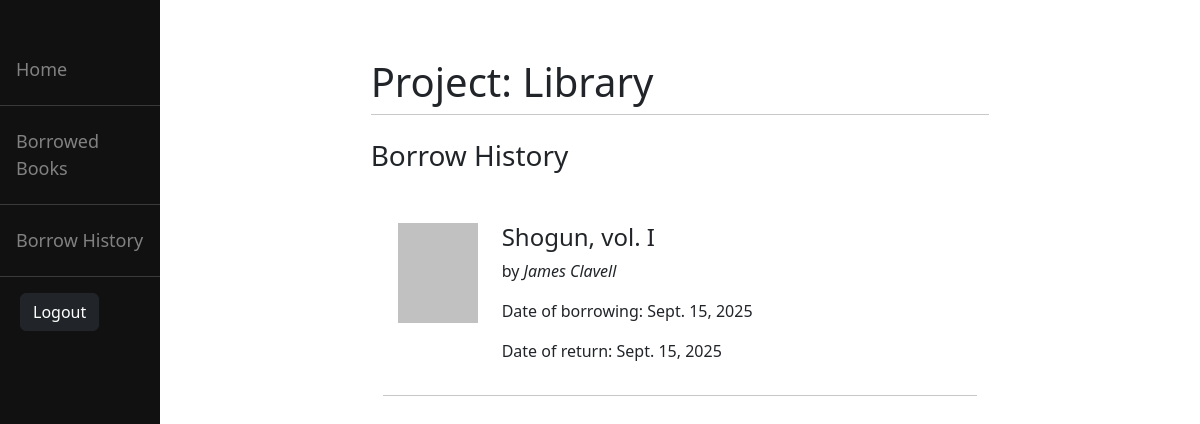
Page /library/history/ (signed in) on the earlier database version.
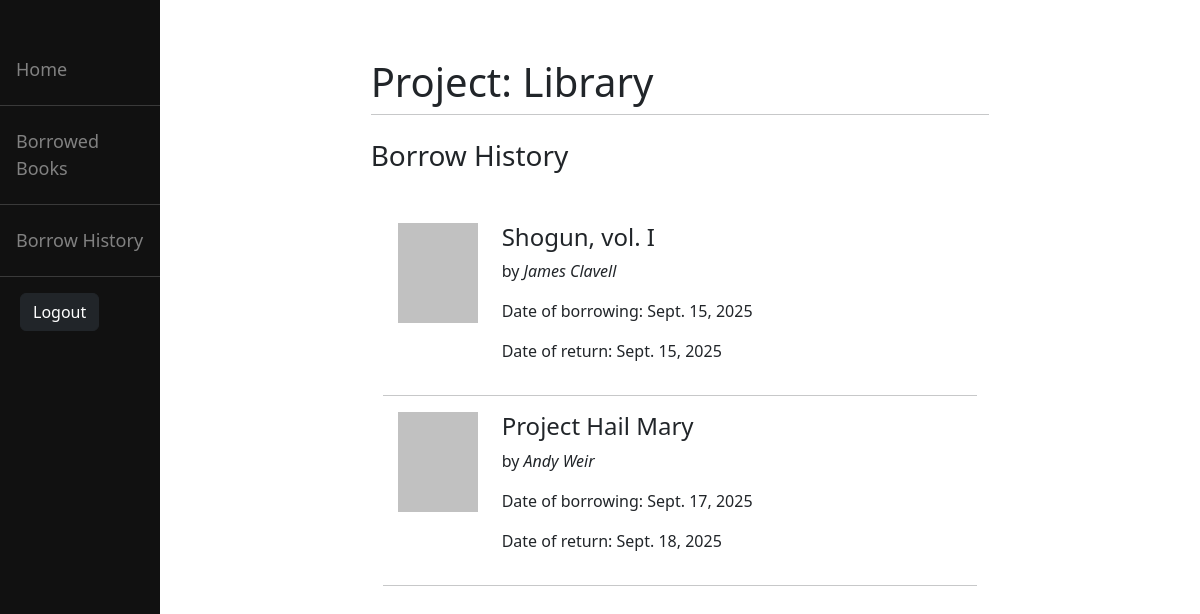
Same page on the later database version.
### library/models.py (models this page shows, shortened)
class BorrowRecord(models.Model):
    user = models.ForeignKey(CustomUser, on_delete=models.CASCADE)
    book = models.ForeignKey(Book, on_delete=models.CASCADE)
    date_of_borrowing = models.DateField(auto_now_add=True)
    due_date = models.DateField(null=True, blank=True)
    returned = models.BooleanField(default=False)
    date_of_return = models.DateField(null=True, blank=True)

class Book(models.Model):
    title = models.CharField(max_length=200)
    author = models.CharField(max_length=200)
    publisher = models.CharField(max_length=200)
    year_of_release = models.PositiveIntegerField(default=dt.now().year)
    serial_book_number = models.CharField(max_length=13)
    description = models.TextField(blank=True)
    no_copies = models.PositiveIntegerField(default=1)
    no_available = models.PositiveIntegerField(default=1)

### library/views.py (the view)
# urls.py: path('history/', views.history, name="history"),
@login_required
def history(request):
    if not request.user.is_approved:
        print("Your account is awaiting admin approval.")
        return redirect("pending")
    brs = request.user.borrowrecord_set.all()
    return render(request, "library/history.html", {"brs": brs})

### library/templates/library/history.html (shortened to what this page needs)
{% extends "library/base_library.html" %}
{% block content %}
    <h3 style="margin: 20px 0 50px 0;"> Borrow History </h3>
    {% for br in brs %}
        {% if br.returned == True %}
            <div class="container">
                <div class="row">
                    <div class="col">
                        <div style="height:100px; width:80px; background-color: #c1c1c1; margin-left:15px;"></div>
                    </div>
                    <div class="col-8">
                        <h4>{{br.book.title}}</h4>
                        <p>by <em>{{br.book.author}}</em></p>
                        <p>Date of borrowing: {{br.date_of_borrowing}}</p>
                        <p>Date of return: {{br.date_of_return}}</p>
                    </div>
                    <div class="col" style="padding: 10px">
                    </div>
                </div>
                <hr>
            </div>
        {% endif %}
    {% endfor %}
{% endblock %}

### library/templates/library/base_library.html (shortened to what this page needs)
<!DOCTYPE html>
<html lang="en">
<head>
  <link href="https://cdn.jsdelivr.net/npm/bootstrap@5.3.8/dist/css/bootstrap.min.css" rel="stylesheet">
</head>
<body>
  <div class="sidenav">
    <a href="/library/home">Home</a>
    <hr>
    <a href="/library/borrowed">Borrowed Books</a>
    <hr>
    <a href="/library/history">Borrow History</a>
    <hr>
    <form method="post" action="{% url 'logout' %}">
      <button type="submit" class="btn btn-dark" style="margin-left:20px">Logout</button>
    </form>
  </div>
  <div id="content" name="content" class="main">
    <div class="row justify-content-center">
      <div class="col-8">
        <h1 class="mt-2">Project: Library</h1>
        <hr class="mt-0 mb-4">
          {% if user.is_authenticated %}
            {% block content %}
            {% endblock %}
          {% else %}
            <p>You are not logged in! </p>
            <p> Login <a href="/accounts/login"> here</a></p>
          {% endif %}
      </div>
    </div>
  </div>
</body>
</html>

### library/templates/library/base_library.html (style rules this page uses)
.sidenav { height: 100%; width: 160px; position: fixed; z-index: 1; top:0; left:0; background-color:#111; overflow-x: hidden; padding-top: 50px; }
.sidenav a { padding: 6px 8px 6px 16px; text-decoration: none; font-size: 18px; color: #818181; display: block; }
.sidenav hr { color: #b5b5b5; }
.main { margin-left: 160px; padding: 50px; }

Differences in the rows shown:
now on this page (row edited): BorrowRecord: book "Project Hail Mary", book.author "Andy Weir", date_of_borrowing "Sept. 17, 2025", date_of_return "Sept. 18, 2025"
